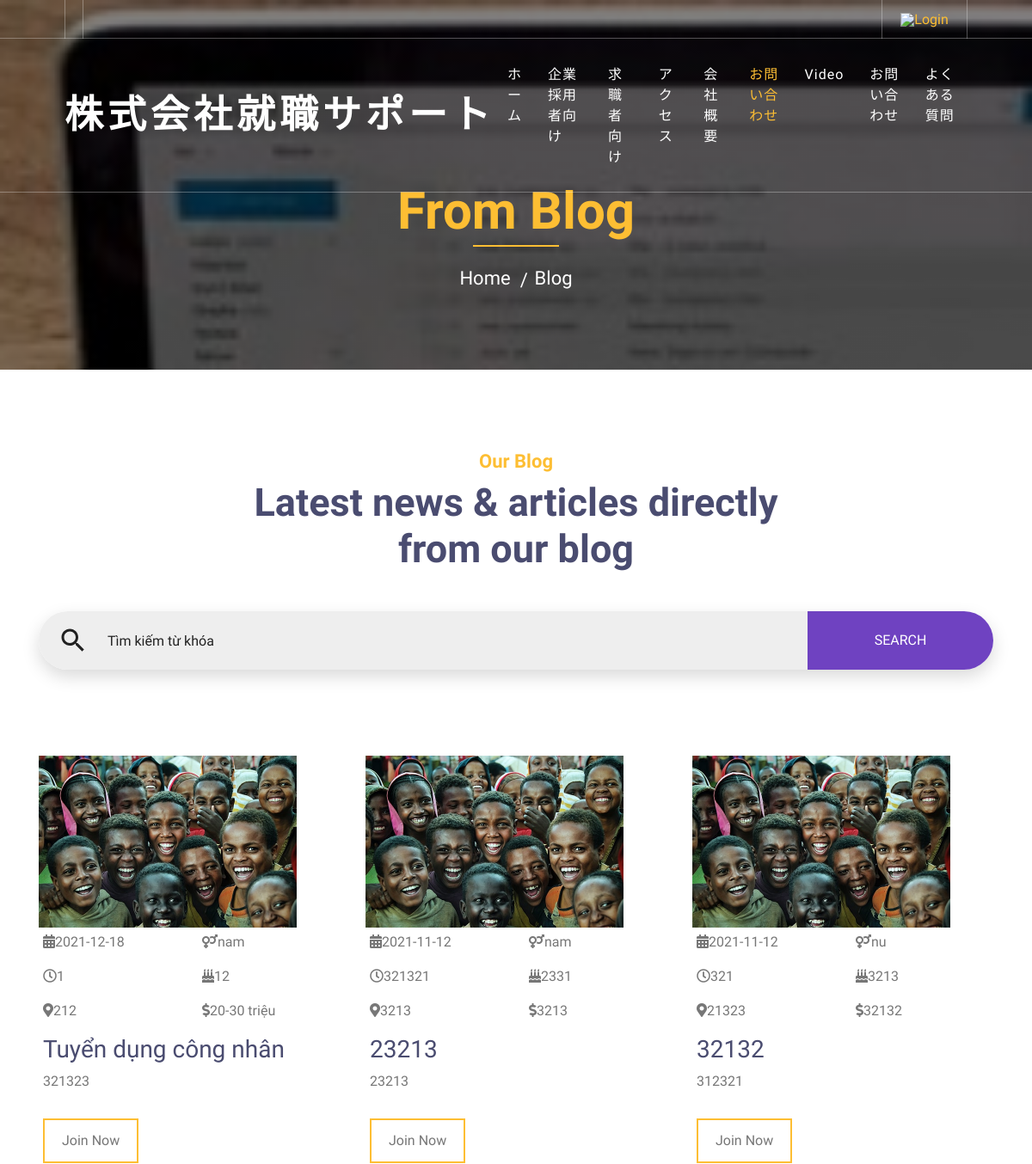
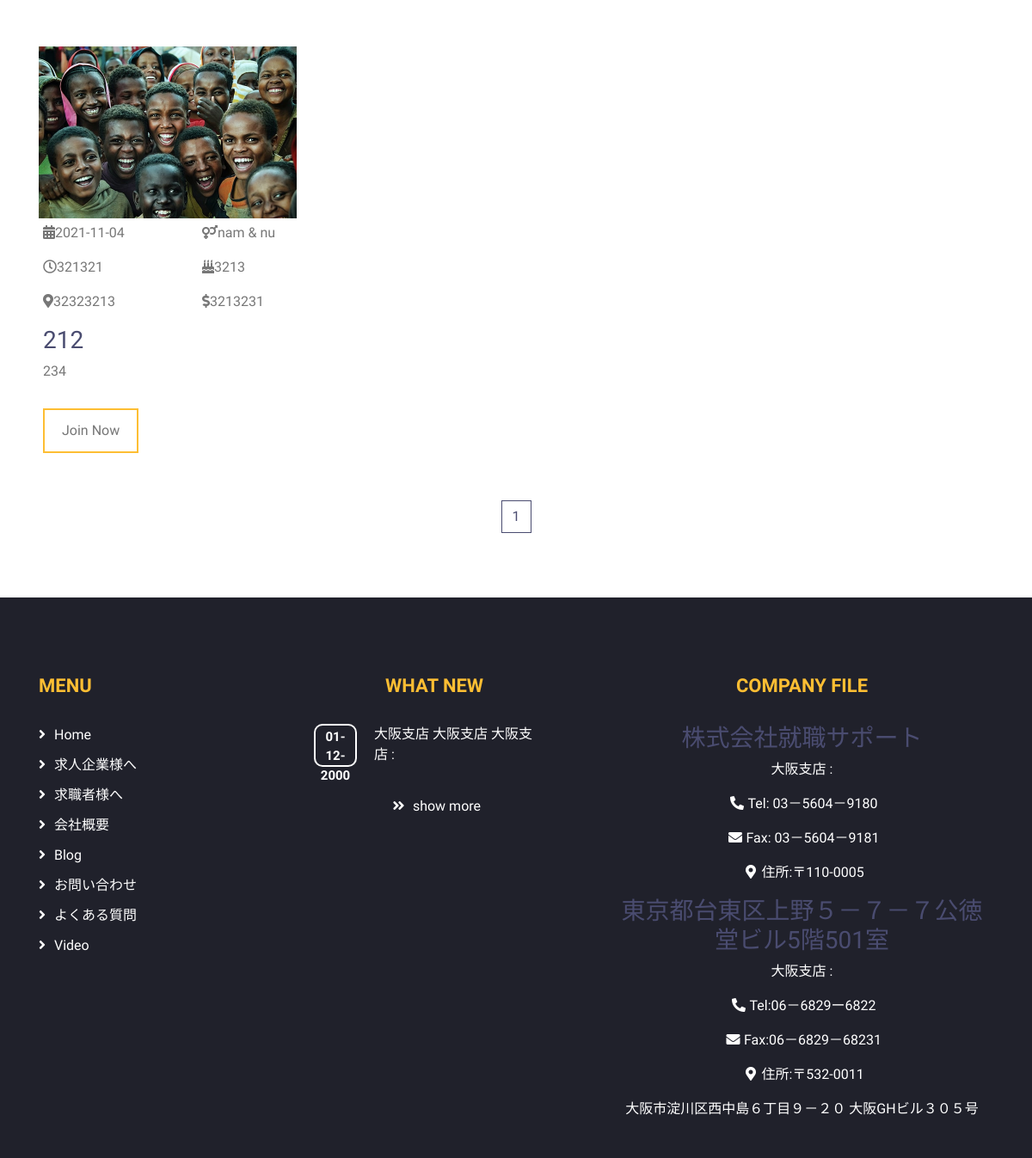
Screenshot of /blog.php with the database file from the repository (2 pictures, top to bottom).
### tables this page shows
CREATE TABLE `tintuc` (
  `TID` varchar(255) NOT NULL,
  `TIEUDE` varchar(255) NOT NULL,
  `NGAYDANG` date NOT NULL,
  `DIACHI` varchar(255) NOT NULL,
  `MUCLUONG` varchar(255) NOT NULL,
  `DUONGDAN` varchar(255) NOT NULL,
  `MOTA` varchar(9999) NOT NULL,
  `DMID` varchar(255) NOT NULL,
  `TAGID` varchar(255) NOT NULL,
  `KINHNGHIEM` varchar(110) NOT NULL,
  `BANGCAP` varchar(100) NOT NULL,
  `SOLUONGTUYEN` varchar(100) NOT NULL,
  `NGHANHNGHE` varchar(100) NOT NULL,
  `CHUCVU` varchar(100) NOT NULL,
  `THOIGIANLAMVIEC` varchar(100) NOT NULL,
  `YEUCAUGIOITINH` varchar(100) NOT NULL,
  `YEUCAUTUOI` varchar(100) NOT NULL,
  `TRANGTHAI` varchar(110) NOT NULL,
  `LUOTXEM` int(11) NOT NULL
);

### control.php (called while the page is built, shortened)
<?php
include('connect.php');
class data{
  public function select_tintuc_top6() {
      global $conn;
      $sql1= "SELECT  * FROM  tintuc LIMIT 6";
      $run = mysqli_query($conn,$sql1);
      $data = array();
      while($row = mysqli_fetch_array($run)) {
          $data[]=$row;
      }
      return $data;
  }
}

### blog.php (the view, shortened to what this page needs)
<?php
include('control.php');
$get_data=new data();
  $result = mysqli_query($conn, 'select count(TID) as total from tintuc');
  $row = mysqli_fetch_assoc($result);
  $total_records = $row['total'];
  $current_page = isset($_GET['page']) ? $_GET['page'] : 1;
  $limit = 10;
  $total_page = ceil($total_records / $limit);
?>
<html lang="en">
    <head>
        <link href="css/main2.css" rel="stylesheet" />
        <link href="https://stackpath.bootstrapcdn.com/bootstrap/4.4.1/css/bootstrap.min.css" rel="stylesheet">
        <link href="https://cdnjs.cloudflare.com/ajax/libs/font-awesome/5.10.0/css/all.min.css" rel="stylesheet">
        <link href="lib/flaticon/font/flaticon.css" rel="stylesheet">
        <link href="lib/animate/animate.min.css" rel="stylesheet">
        <link href="lib/owlcarousel/assets/owl.carousel.min.css" rel="stylesheet">
        <link href="css/style.css" rel="stylesheet">
    </head>
    <body>
      <div class="top-bar d-none d-md-block">
          <div class="container-fluid">
              <div class="row">
                  <div class="col-md-9">
                      <div class="top-bar-left">
                          <div class="text">
                          </div>
                      </div>
                  </div>
                  <div class="col-md-3">
                      <div class="top-bar-right">
                          <div class="social">
                            <?php if(!isset($_SESSION["username"])){?>
                              <a href="ADMIN/login.php" style="width:100px;"><img src="https://img.icons8.com/color/48/000000/user-male.png"/>Login</a><?php
                            } ?>
                          </div>
                      </div>
                  </div>
              </div>
          </div>
      </div>
        <div class="navbar navbar-expand-lg bg-dark navbar-dark">
            <div class="container-fluid">
                <a href="index.html" class="navbar-brand">株式会社就職サポート</a>
                <div class="collapse navbar-collapse justify-content-between" id="navbarCollapse">
                    <div class="navbar-nav ml-auto">
                    <a href="index.php" class="nav-item nav-link">ホーム</a>
                      <a href="about.php" class="nav-item nav-link ">企業採用者向け</a>
                      <a href="forjobseeker.php" class="nav-item nav-link">求職者向け</a>
                      <a href="access.php" class="nav-item nav-link">アクセス</a>
                      <a href="company.php" class="nav-item nav-link">会社概要</a>
                      <a href="blog.php" class="nav-item nav-link active">お問い合わせ</a>
                      <a href="video.php" class="nav-item nav-link">Video</a>
                      <a href="contact.php" class="nav-item nav-link">お問い合わせ</a>
                      <a href="question.php" class="nav-item nav-link">よくある質問</a>
                    </div>
                </div>
            </div>
        </div>
        <div class="page-header">
            <div class="container">
                <div class="row">
                    <div class="col-12">
                        <h2>From Blog</h2>
                    </div>
                    <div class="col-12">
                        <a href="">Home</a>
                        <a href="">Blog</a>
                    </div>
                </div>
            </div>
        </div>
        <div class="blog">
            <div class="container">
                <div class="section-header text-center">
                    <p>Our Blog</p>
                    <h2>Latest news & articles directly from our blog</h2>
                </div>
                <div class="s130" >
                  <form method="post">
                    <div class="inner-form">
                      <div class="input-field first-wrap">
                        <div class="svg-wrapper">
                        </div>
                        <input id="search" name="timkemkey" type="text" placeholder="Tìm kiếm từ khóa" />
                      </div>
                      <div class="input-field second-wrap">
                        <button style="" type="submit" name="timkiem" class="btn-search">SEARCH</button>
                      </div>
                    </div>
                  </form>
                </div>
                <div class="row">
                  <?php if (isset($_POST['timkiem'])) {$select=$get_data->search_tin($_POST['timkemkey']);
                  foreach ($select as $se) {
                  ?>
                  <div class="col-lg-4" style="margin-bottom:50px;">
                      <div class="event-item">
                          <img src="img/event-1.jpg" alt="Image" width="300px" height = "200px">
                          <div class="event-content" style="padding:5px">
                              <div class="event-meta row" >
                                  <div class="col-6">
                                    <p><i class="fa fa-calendar-alt"></i><?php echo $se['NGAYDANG'] ?></p>
                                    <p><i class="far fa-clock"></i><?php echo $se['THOIGIANLAMVIEC'] ?></p>
                                    <p><i class="fa fa-map-marker-alt"></i><?php echo $se['DIACHI'] ?></p>
                                  </div>
                                  <div class="col-6">
                                    <p><i class="fas fa-venus-mars"></i><?php echo $se['YEUCAUGIOITINH'] ?></p>
                                    <p><i class="fas fa-birthday-cake"></i><?php echo $se['YEUCAUTUOI'] ?></p>
                                    <p><i class="fas fa-dollar-sign"></i><?php echo $se['MUCLUONG'] ?></p>
                                  </div>
                              </div>
                              <div class="event-text">
                                  <h3><?php if(strlen($se['TIEUDE'])>30){echo substr ($se['TIEUDE'],0,30)."...";}else{echo ($se['TIEUDE']);}; ?></h3>
                                  <p>
                                    <?php if(strlen($se['MOTA'])>30){echo substr ($se['MOTA'],0,30)."...";}else{echo ($se['MOTA']);}; ?>
                                  </p>
                                  <a class="btn btn-custom" style="margin-top:15px;" href="single.php?post=<?php echo $se['TID']?>">Join Now</a>
                              </div>
                          </div>
                      </div>
                  </div>
                  <?php
                }
              }else {
                     $select=$get_data->select_tintuc_top6();
                     foreach ($select as $se) {
                     ?>
                     <div class="col-lg-4" style="margin-bottom:50px;">
                         <div class="event-item">
                             <img src="img/event-1.jpg" alt="Image" width="300px" height = "200px">
                             <div class="event-content" style="padding:5px">
                                 <div class="event-meta row" >
                                     <div class="col-6">
                                       <p><i class="fa fa-calendar-alt"></i><?php echo $se['NGAYDANG'] ?></p>
                                       <p><i class="far fa-clock"></i><?php echo $se['THOIGIANLAMVIEC'] ?></p>
                                       <p><i class="fa fa-map-marker-alt"></i><?php echo $se['DIACHI'] ?></p>
                                     </div>
                                     <div class="col-6">
                                       <p><i class="fas fa-venus-mars"></i><?php echo $se['YEUCAUGIOITINH'] ?></p>
                                       <p><i class="fas fa-birthday-cake"></i><?php echo $se['YEUCAUTUOI'] ?></p>
                                       <p><i class="fas fa-dollar-sign"></i><?php echo $se['MUCLUONG'] ?></p>
                                     </div>
                                 </div>
                                 <div class="event-text">
                                     <h3><?php if(strlen($se['TIEUDE'])>30){echo substr ($se['TIEUDE'],0,30)."...";}else{echo ($se['TIEUDE']);}; ?></h3>
                                     <p>
                                       <?php if(strlen($se['MOTA'])>30){echo substr ($se['MOTA'],0,30)."...";}else{echo ($se['MOTA']);}; ?>
                                     </p>
                                     <a class="btn btn-custom" style="margin-top:15px;" href="single.php?post=<?php echo $se['TID']?>">Join Now</a>
                                 </div>
                             </div>
                         </div>
                     </div>
                     <?php
                     }
                } ?>
                 </div>
                </div>
                <div class="row">
                    <div class="col-12">
                        <ul class="pagination justify-content-center">
                          <?php
                   for ($i = 1; $i <= $total_page; $i++){
                       if ($i == $current_page){
                           echo ' <li class="page-item btn-active"> <a class="page-link " href="#">'.$i.'</a></li> ';
                       }
                       else{
                           echo ' <li class="page-item"><a class="page-link" href="blog.php?page='.$i.'">'.$i.'</a></li> ';
                       }
                   }
                  ?>
                        </ul>
                    </div>
                </div>
            </div>
        <div class="footer">
            <div class="container">
                <div class="row" >
                    <div class="col-lg-3 col-md-6">
                        <div class="footer-link ">
                            <h2>MENU</h2>
                            <a href="">Home</a>
                            <a href="">求人企業様へ</a>
                            <a href="">求職者様へ</a>
                            <a href="">会社概要</a>
                            <a href="">Blog</a>
                            <a href="">お問い合わせ</a>
                            <a href="">よくある質問</a>
                            <a href="">Video</a>
                        </div>
                    </div>
                    <div class="col-lg-4 col-md-6">
                        <div class="footer-contact footer-new">
                            <h2 style=" text-align: center;">WHAT NEW</h2>
                            <div class="row" style="padding-left:50px;margin-bottom:20px;">
                               <div class="col-2">
                                  <div class="row" style="width:50px;height:50px; text-align: center;border-radius:10px;border:2px solid white;">
                                       <span style="font-weight:bold;font-size:15px;padding:2px;color:white;">01-12-2000</span><br>
                                  </div>
                               </div>
                               <div class="col-8">
                                 <a href="#"  style=""><p > 大阪支店 大阪支店 大阪支店 :</p> </a>
                               </div>
                            </div>
                            <a href="" class="" style="text-align:center;"> <p><i class="fas fa-angle-double-right"></i>  show more</p> </a>
                        </div>
                    </div>
                    <div class="col-lg-5 col-md-6" style=" text-align: center;">
                        <div class="footer-contact">
                            <h2>COMPANY FILE</h2>
                            <h3>株式会社就職サポート</h3>
                            <p> 大阪支店 :</p>
                            <p><i class="fa fa-phone-alt"></i>Tel: 03－5604－9180 </p>
                            <p><i class="fa fa-envelope"></i>Fax: 03－5604－9181</p>
                            <p><i class="fa fa-map-marker-alt"></i>住所:〒110-0005</p>
                            <h3>東京都台東区上野５－７－７公徳堂ビル5階501室</h3>
                            <p>大阪支店 :</p>
<p><i class="fa fa-phone-alt"></i>Tel:06－6829ー6822</p>
                            <p><i class="fa fa-envelope"></i>Fax:06－6829－68231</p>
                            <p><i class="fa fa-map-marker-alt"></i>住所:〒532-0011 </p>
                            <p> 大阪市淀川区西中島６丁目９－２０ 大阪GHビル３０５号</p>
                        </div>
                    </div>
                </div>
            </div>
        </div>
    </body>
</html>

### css/main2.css (style rules this page uses)
html { line-height: 1.15; -ms-text-size-adjust: 100%; -webkit-text-size-adjust: 100%; }
body { margin: 0; }
a { background-color: transparent; -webkit-text-decoration-skip: objects; }
img { border-style: none; }
svg:not(:root) { overflow: hidden; }
button, input, optgroup, select, textarea { font-family: sans-serif; font-size: 100%; line-height: 1.15; margin: 0; }
button, input { overflow: visible; }
button, select { text-transform: none; }
button, html [type="button"], [type="reset"], [type="submit"] { -webkit-appearance: button; }
html { height: 100%; }
input, button { font-family: 'Poppins', sans-serif; }
* { box-sizing: border-box; }
.s130 { margin-top: 20px; margin-bottom: 100px; }
.s130 form .inner-form { display: -ms-flexbox; display: flex; width: 100%; -ms-flex-pack: justify; justify-content: space-between; -ms-flex-align: center; align-items: center; box-shadow: 0px 8px 20px 0px rgba(0, 0, 0, 0.15); border-radius: 34px; overflow: hidden; margin-bottom: 30px; }
.s130 form .inner-form .input-field { height: 68px; }
.s130 form .inner-form .input-field input { height: 100%; background: transparent; border: 0; display: block; width: 100%; padding: 10px 0; font-size: 16px; color: #000; }
.s130 form .inner-form .input-field.first-wrap { -ms-flex-positive: 1; flex-grow: 1; display: -ms-flexbox; display: flex; -ms-flex-align: center; align-items: center; background:#EEEEEE; }
.s130 form .inner-form .input-field.first-wrap input { -ms-flex-positive: 1; flex-grow: 1; }
.s130 form .inner-form .input-field.first-wrap .svg-wrapper { min-width: 80px; display: -ms-flexbox; display: flex; -ms-flex-pack: center; justify-content: center; -ms-flex-align: center; align-items: center; }
.s130 form .inner-form .input-field.first-wrap svg { width: 36px; height: 36px; fill: #222; }
.s130 form .inner-form .input-field.second-wrap { min-width: 216px; }
.s130 form .inner-form .input-field.second-wrap .btn-search { height: 100%; width: 100%; white-space: nowrap; font-size: 16px; color: #fff; border: 0; cursor: pointer; position: relative; z-index: 0; background: #6f42c1; transition: all .2s ease-out, color .2s ease-out; font-weight: 300; }

### blog.php (style rules this page uses)
.footer-new a { font-weight:500;color:white; }

### rows the page displays
tintuc: NGAYDANG "2021-12-18", THOIGIANLAMVIEC "1", DIACHI "212", YEUCAUGIOITINH "nam", YEUCAUTUOI "12", MUCLUONG "20-30 triệu", TIEUDE "Tuyển dụng công nhân", MOTA "321323"
tintuc: NGAYDANG "2021-11-12", THOIGIANLAMVIEC "321321", DIACHI "3213", YEUCAUGIOITINH "nam", YEUCAUTUOI "2331", MUCLUONG "3213", TIEUDE "23213", MOTA "23213"
tintuc: NGAYDANG "2021-11-12", THOIGIANLAMVIEC "321", DIACHI "21323", YEUCAUGIOITINH "nu", YEUCAUTUOI "3213", MUCLUONG "32132", TIEUDE "32132", MOTA "312321"
tintuc: NGAYDANG "2021-11-04", THOIGIANLAMVIEC "321321", DIACHI "32323213", YEUCAUGIOITINH "nam & nu", YEUCAUTUOI "3213", MUCLUONG "3213231", TIEUDE "212", MOTA "234"
